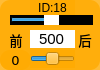
    <widget class="QWidget" name="widget_id18" native="true">
     <property name="geometry">
      <rect>
       <x>210</x>
       <y>40</y>
       <width>100</width>
       <height>70</height>
      </rect>
     </property>
     <property name="styleSheet">
      <string notr="true">background-color: rgb(255, 170, 0, 200);
border-radius:10px;</string>
     </property>
     <widget class="QLabel" name="label_ID18">
      <property name="geometry">
       <rect>
        <x>30</x>
        <y>0</y>
        <width>45</width>
        <height>16</height>
       </rect>
      </property>
      <property name="minimumSize">
       <size>
        <width>0</width>
        <height>10</height>
       </size>
      </property>
      <property name="font">
       <font>
        <family>Arial</family>
        <pointsize>9</pointsize>
       </font>
      </property>
      <property name="styleSheet">
       <string notr="true">background-color: rgb(255, 255, 255， 0);
border-radius:0px;</string>
      </property>
      <property name="text">
       <string>ID:18</string>
      </property>
      <property name="alignment">
       <set>Qt::AlignCenter</set>
      </property>
     </widget>
     <widget class="QSlider" name="horizontalSlider_pulse_id18">
      <property name="geometry">
       <rect>
        <x>10</x>
        <y>15</y>
        <width>83</width>
        <height>10</height>
       </rect>
      </property>
      <property name="autoFillBackground">
       <bool>false</bool>
      </property>
      <property name="styleSheet">
       <string notr="true">QSlider{background-color: rgb(0, 0, 0);
border-radius:0px;}
QSlider::handle {/*设置中间的那个滑动的键*/                           
    background:  rgb(255, 255, 255);
}</string>
      </property>
      <property name="minimum">
       <number>0</number>
      </property>
      <property name="maximum">
       <number>1000</number>
      </property>
      <property name="pageStep">
       <number>1</number>
      </property>
      <property name="value">
       <number>500</number>
      </property>
      <property name="orientation">
       <enum>Qt::Horizontal</enum>
      </property>
     </widget>
     <widget class="QSlider" name="horizontalSlider_dev_id18">
      <property name="geometry">
       <rect>
        <x>30</x>
        <y>50</y>
        <width>45</width>
        <height>18</height>
       </rect>
      </property>
      <property name="styleSheet">
       <string notr="true">background-color: rgba(255, 255, 255， 0);</string>
      </property>
      <property name="minimum">
       <number>-125</number>
      </property>
      <property name="maximum">
       <number>125</number>
      </property>
      <property name="pageStep">
       <number>1</number>
      </property>
      <property name="orientation">
       <enum>Qt::Horizontal</enum>
      </property>
     </widget>
     <widget class="QLabel" name="label_id18">
      <property name="geometry">
       <rect>
        <x>0</x>
        <y>50</y>
        <width>31</width>
        <height>20</height>
       </rect>
      </property>
      <property name="minimumSize">
       <size>
        <width>0</width>
        <height>10</height>
       </size>
      </property>
      <property name="font">
       <font>
        <family>DejaVu Sans</family>
        <pointsize>10</pointsize>
       </font>
      </property>
      <property name="styleSheet">
       <string notr="true">background-color: rgb(255, 255, 255， 0);</string>
      </property>
      <property name="text">
       <string>0</string>
      </property>
      <property name="alignment">
       <set>Qt::AlignCenter</set>
      </property>
     </widget>
     <widget class="QLineEdit" name="lineEdit_id18">
      <property name="geometry">
       <rect>
        <x>30</x>
        <y>30</y>
        <width>45</width>
        <height>18</height>
       </rect>
      </property>
      <property name="sizePolicy">
       <sizepolicy hsizetype="Fixed" vsizetype="Fixed">
        <horstretch>0</horstretch>
        <verstretch>0</verstretch>
       </sizepolicy>
      </property>
      <property name="font">
       <font>
        <family>Arial</family>
        <pointsize>11</pointsize>
       </font>
      </property>
      <property name="autoFillBackground">
       <bool>false</bool>
      </property>
      <property name="styleSheet">
       <string notr="true">background-color: rgb(255, 255, 255);
border-radius:0px;</string>
      </property>
      <property name="text">
       <string>500</string>
      </property>
      <property name="maxLength">
       <number>1000</number>
      </property>
      <property name="alignment">
       <set>Qt::AlignCenter</set>
      </property>
      <property name="dragEnabled">
       <bool>false</bool>
      </property>
      <property name="readOnly">
       <bool>false</bool>
      </property>
     </widget>
     <widget class="QLabel" name="label_back6">
      <property name="geometry">
       <rect>
        <x>75</x>
        <y>30</y>
        <width>20</width>
        <height>20</height>
       </rect>
      </property>
      <property name="font">
       <font>
        <pointsize>10</pointsize>
        <weight>50</weight>
        <italic>false</italic>
        <bold>false</bold>
       </font>
      </property>
      <property name="styleSheet">
       <string notr="true">background-color: rgb(255, 255, 255, 0);</string>
      </property>
      <property name="text">
       <string>后</string>
      </property>
      <property name="alignment">
       <set>Qt::AlignCenter</set>
      </property>
     </widget>
     <widget class="QLabel" name="label_front6">
      <property name="geometry">
       <rect>
        <x>6</x>
        <y>30</y>
        <width>20</width>
        <height>20</height>
       </rect>
      </property>
      <property name="font">
       <font>
        <pointsize>10</pointsize>
        <weight>50</weight>
        <italic>false</italic>
        <bold>false</bold>
       </font>
      </property>
      <property name="styleSheet">
       <string notr="true">background-color: rgb(255, 255, 255, 0);</string>
      </property>
      <property name="text">
       <string>前</string>
      </property>
      <property name="alignment">
       <set>Qt::AlignCenter</set>
      </property>
     </widget>
    </widget>
